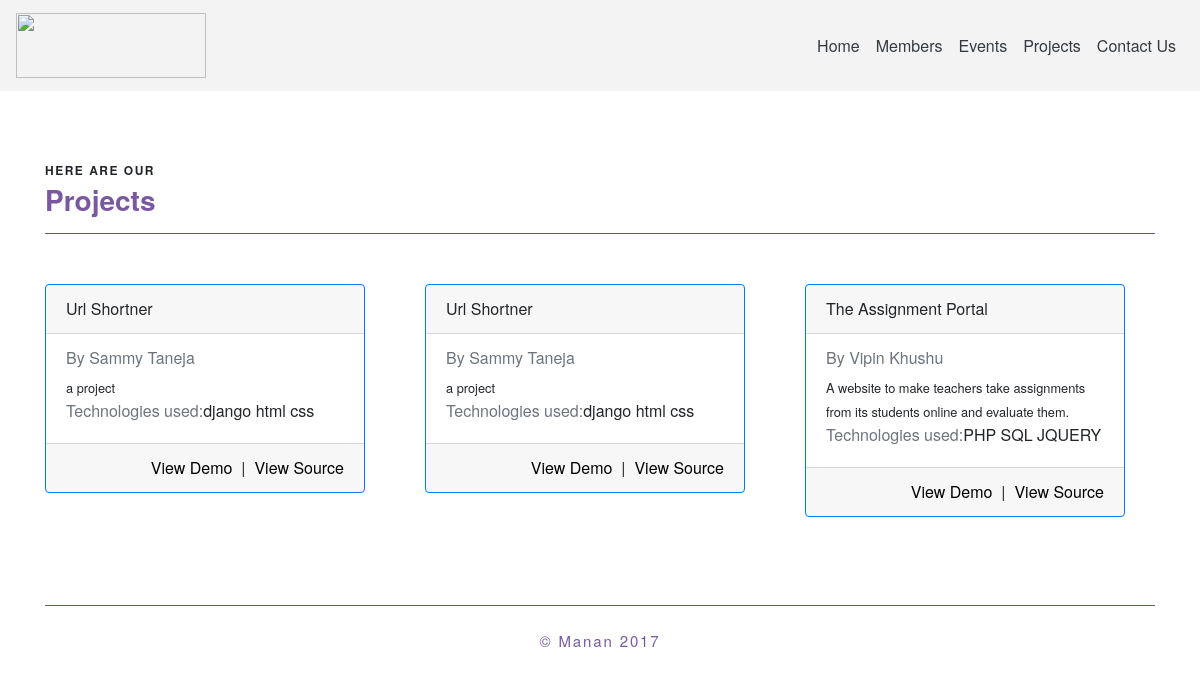
/projects/, run on the app's committed database.
### main/models.py (models this page shows, shortened)
class project(models.Model):
    description = models.TextField(blank=True, null=True)
    title = models.CharField(max_length=500)
    owner = models.ManyToManyField(User)
    demo_link = models.CharField(max_length=100,blank=True)
    source = models.CharField(max_length=100)
    technologies = models.CharField(max_length=1000)

class Profile(models.Model):
    user = models.OneToOneField(User, on_delete=models.CASCADE)
    email = models.EmailField(blank=True)
    fname = models.CharField(max_length=100, blank=True)
    lname = models.CharField(max_length=100, blank=True)
    github = models.CharField(max_length=100, blank=True)
    batch = models.IntegerField(default=2017)
    facebook = models.CharField(max_length=100, blank=True)
    linkedin = models.CharField(max_length=100, blank=True)
    twitter = models.CharField(max_length=100, blank=True)
    bio = models.TextField(blank=True, null=True)
    label = models.CharField(max_length=100 , blank=True)
    company = models.CharField(max_length=100, blank=True)
    location = models.CharField(max_length=100,blank=True)
    frameworks = models.CharField(max_length=500,blank=True)
    languages = models.CharField(max_length=500,blank=True)
    achivements = models.CharField(max_length=1000,blank=True)
    he_profile = models.CharField(max_length=100,blank=True)
    spoj_profile = models.CharField(max_length=100,blank=True)
    he_ques = models.IntegerField(default=0)
    spoj_ques = models.IntegerField(default=0)
    git_repos = models.IntegerField(default=0)
    my_website = models.CharField(max_length=100,blank=True)

### main/views.py (the view)
# urls.py: url(r'^projects/$',project_list_view,name="project-list"),
def project_list_view(request):
	obj = project.objects.all()
	return render(request,'projects.html',{'obj':obj})

### main/templates/projects.html (shortened to what this page needs)
{% extends "header.html" %}
{% block page_context %}
<div class="container">
  <br/><br/>
  <div class="row">
    <div class="col-lg-12"><br/>
      <p class="txxt-head">Here are our</p>
      <h3 class="txxt-body">Projects</h3>
      <hr style="background-color: #79589F">
      <br/>
    </div>
  </div>
  <div class="row">
    {% for x in obj %}
    <div class="col-lg-4" style="margin-top: 10px;">
     <div class="card border-primary" style="width: 20rem;">
      <div class="card-header">
       {{x.title}}
     </div>
     <div class="card-body">
      <h6 class="card-subtitle mb-2 text-muted">
      By {% for y in x.owner.all %}
      {{y.profile.fname}} {{y.profile.lname}}
      {% endfor %}
      </h6>
      <small>{{x.description}}</small>
      <p class="card-text"><span class="text-muted">Technologies used:</span>{{x.technologies}}</p>
    </div>
    <div class="card-footer">
      <a href="{{x.source}}" class="float-right">View Source</a>
      <span class="float-right">&nbsp; | &nbsp;</span>
      <a href="{{x.demo_link}}" class="float-right">View Demo</a>
    </div>
  </div>
</div>
{% endfor %}
</div>
<br/>
<br/><br/>
<hr style="background-color: #79589F">
</div>
{% endblock page_context %}

### main/templates/header.html (style rules this page uses)
body { font-family: "BentonSans", "Helvetica Neue", sans-serif; }
a { color: #000; }
.txxt-head { margin-bottom: 20px; font-size: 12px; font-weight: bold; text-transform: uppercase; letter-spacing: .125em; margin: 0 0 .5em 0; line-height: 1.2; }
.txxt-body { color:#79589F; font-weight: bold; margin: 0 0 .5em 0; line-height: 1.2; }

### data on the page
project: title "Url Shortner", description "a project", technologies "django html css"
project: title "Url Shortner", description "a project", technologies "django html css"
project: title "The Assignment Portal", description "A website to make teachers take assignments from its students online and evaluate them.", technologies "PHP SQL JQUERY"

### other printed values
{{ y.profile.fname }} "Sammy"
{{ y.profile.lname }} "Taneja"
{{ y.profile.fname }} "Vipin"
{{ y.profile.lname }} "Khushu"
